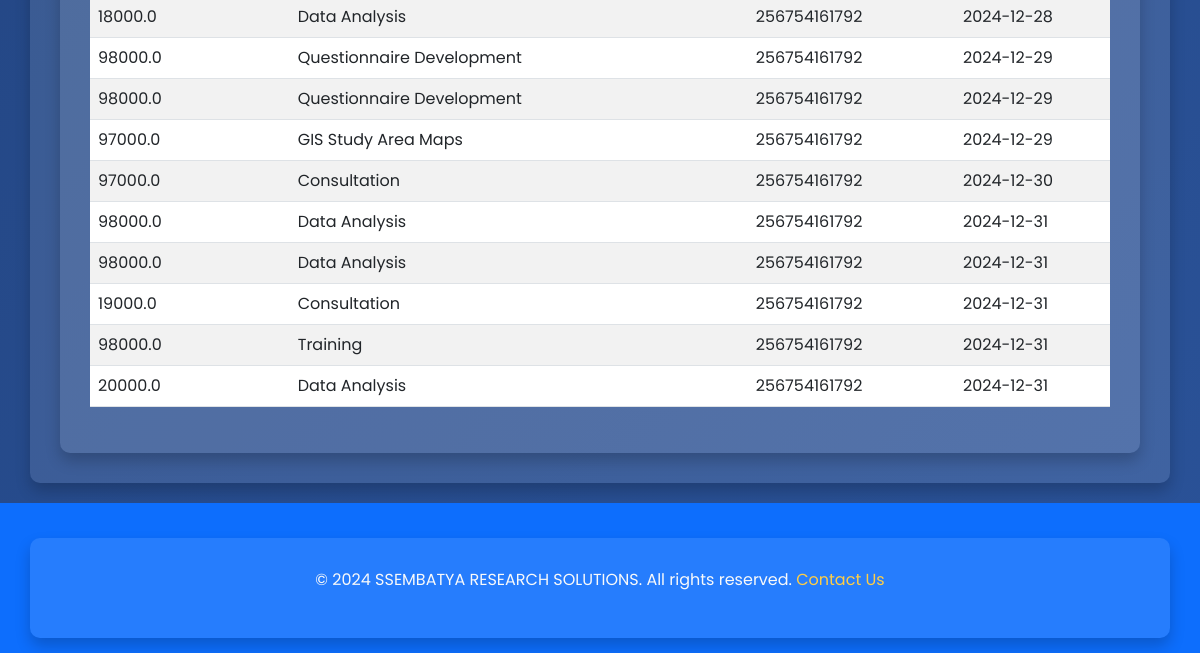
Page / (signed in, lower part) on the earlier database version.
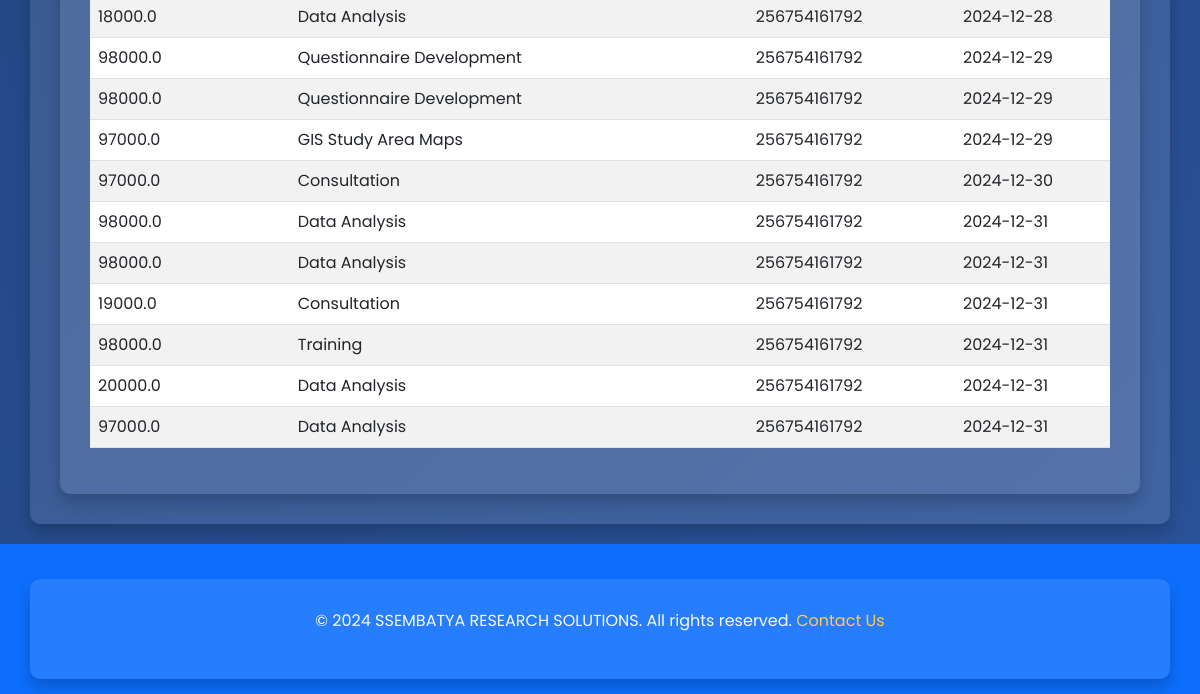
Same page on the later database version.
### tables this page shows
CREATE TABLE payments (
            id INTEGER PRIMARY KEY AUTOINCREMENT,
            user_id INTEGER,
            amount REAL,
            date TEXT
        , purpose TEXT, mobile_number TEXT);

### app.py (the view)
@app.route('/')
@login_required
def index():
    conn = sqlite3.connect('database.db')
    cursor = conn.cursor()
    cursor.execute("SELECT name, service FROM orders WHERE user_id = ?", (current_user.id,))
    orders = cursor.fetchall()
    cursor.execute("SELECT name, date FROM schedules WHERE user_id = ?", (current_user.id,))
    schedules = cursor.fetchall()
    cursor.execute("SELECT amount, purpose, mobile_number, date FROM payments WHERE user_id = ?", (current_user.id,))
    payments = cursor.fetchall()
    conn.close()
    return render_template('index.html', company_name=app.config['COMPANY_NAME'], services_outline=app.config['SERVICES_OUTLINE'], orders=orders, schedules=schedules, payments=payments)

### app.py (called while the page is built)
@login_manager.user_loader
def load_user(user_id):
    conn = sqlite3.connect('database.db')
    cursor = conn.cursor()
    cursor.execute("SELECT id, username, is_admin FROM users WHERE id = ?", (user_id,))
    user = cursor.fetchone()
    conn.close()
    if user:
        return User(id=user[0], username=user[1], is_admin=user[2])
    return None

### templates/index.html (shortened to what this page needs)
{% extends "base.html" %}
{% block content %}
<div class="container">
    <table class="table table-striped">
        <tbody>
            {% for payment in payments %}
            <tr>
                <td>{{ payment[0] }}</td>
                <td>{{ payment[1] }}</td>
                <td>{{ payment[2] }}</td>
                <td>{{ payment[3] }}</td>
            </tr>
            {% endfor %}
        </tbody>
    </table>
</div>
{% endblock %}

### templates/base.html (shortened to what this page needs)
<!DOCTYPE html>
<html lang="en">
<head>
    <link href="https://cdn.jsdelivr.net/npm/bootstrap@5.3.0/dist/css/bootstrap.min.css" rel="stylesheet">
</head>
<body>
    <div class="container mt-4">
        {% block content %}{% endblock %}
    </div>
    <footer>
        <div class="container">
            <p>&copy; 2024 {{ company_name }}. All rights reserved. <a href="/contact">Contact Us</a></p>
        </div>
    </footer>
</body>
</html>

### templates/base.html (style rules this page uses)
body { font-family: 'Poppins', sans-serif; margin: 0; padding: 0; background: linear-gradient(135deg, #1e3c72, #2a5298); color: #f8f9fa; }
.container { background: rgba(255, 255, 255, 0.1); color: #f8f9fa; border-radius: 10px; padding: 30px; box-shadow: 0 8px 15px rgba(0, 0, 0, 0.2); margin-top: 20px; }
footer { background-color: #0d6efd; color: #ffffff; text-align: center; padding: 15px 0; margin-top: 20px; }
footer a { color: #ffce45; text-decoration: none; }

Differences in the rows shown:
added payments: amount "97000.0", purpose "Data Analysis", mobile_number "256754161792", date "2024-12-31"
